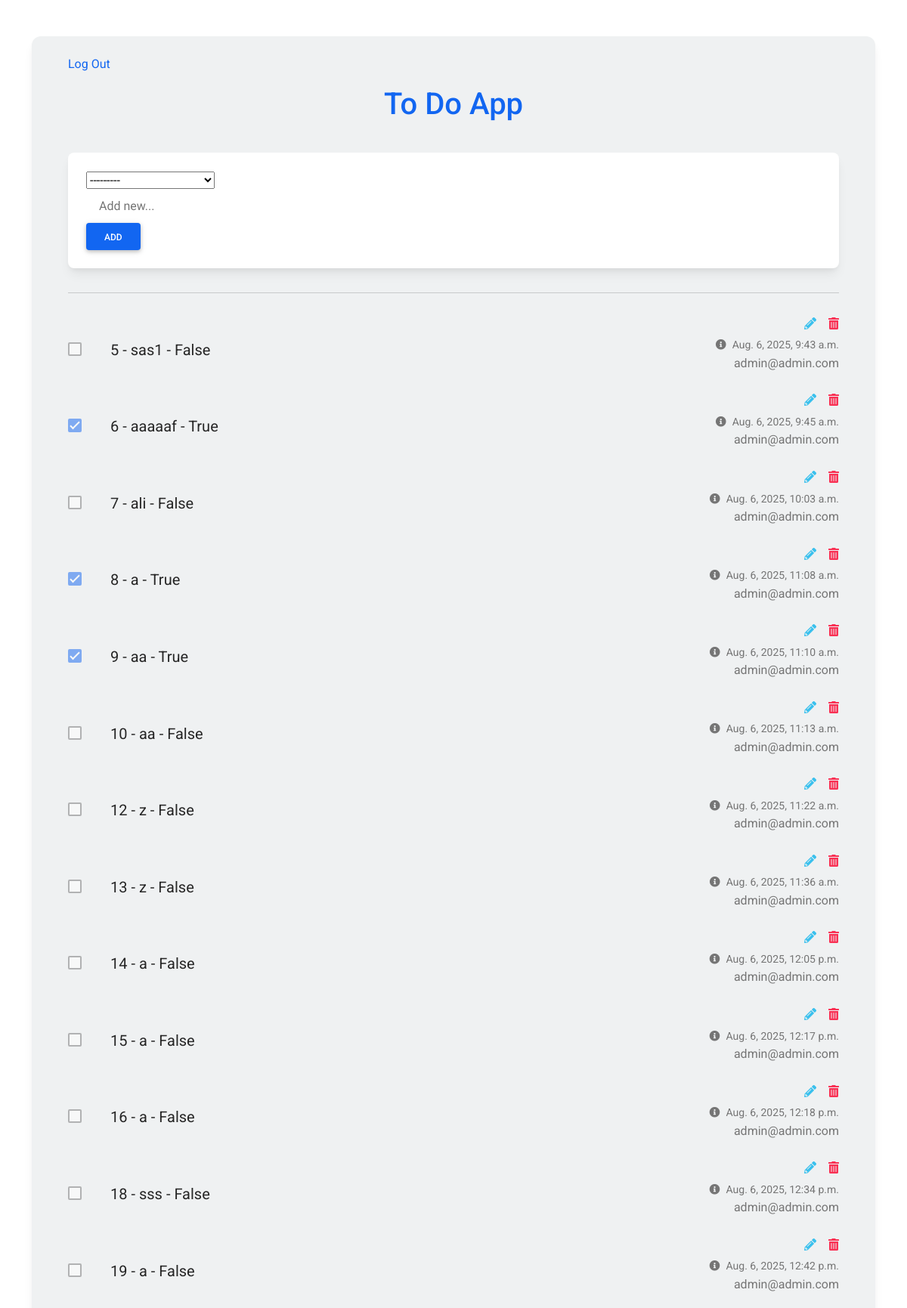
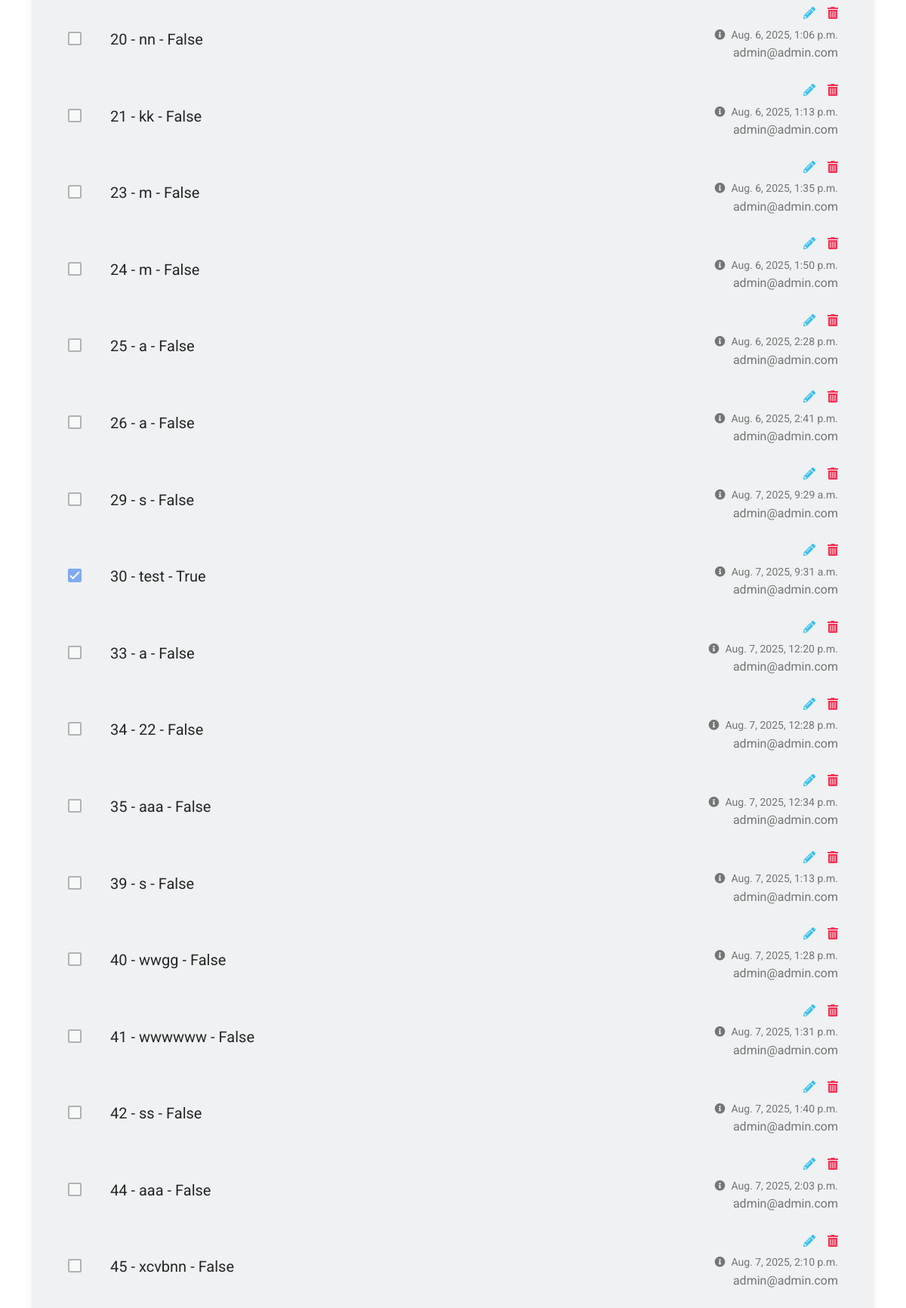
The app's page /todo/task/ (signed in) with its own data (2 pictures, top to bottom).
### todo/models.py (models this page shows, shortened)
class Task (models.Model):
    author = models.ForeignKey('accounts.Profile',on_delete=models.CASCADE)
    title = models.CharField(max_length=250)
    status = models.BooleanField(default=False)
    created_date = models.DateTimeField(auto_now_add=True)
    updated_date = models.DateTimeField(auto_now=True)

### accounts/models.py (models this page shows, shortened)
class Profile(models.Model):
    user = models.ForeignKey(User,on_delete=models.CASCADE)
    first_name = models.CharField(max_length=250)
    last_name = models.CharField(max_length=250)
    image = models.ImageField(blank=True, null=True)
    description = models.TextField()
    created_date = models.DateTimeField(auto_now_add=True)
    updated_date = models.DateTimeField(auto_now=True)
    def __str__(self):
        return self.user.email

class User(AbstractBaseUser, PermissionsMixin):
    email = models.EmailField(max_length=255, unique=True)
    is_staff = models.BooleanField(default=False)
    is_active = models.BooleanField(default=True)
    is_superuser = models.BooleanField(default=False)
    is_verified = models.BooleanField(default=False)
    created_date = models.DateTimeField(auto_now_add=True)
    updated_date = models.DateTimeField(auto_now=True)
    USERNAME_FIELD = "email"
    REQUIRED_FIELDS = []
    objects = UserManager()

### todo/views.py (the view, shortened to what this page needs)
# urls.py: path('task/', TaskView.as_view(), name = 'task'),
class TaskView(MyLoginRequiredMixin,CreateView,ListView):
    model = Task
    fields = ['author','title']
    success_url = '/todo/task/'
    template_name = 'todo/task.html'
    context_object_name = 'tasks'
    paginate_by = 50
    ordering = '-created_date'
    def get_queryset(self):
        queryset = super().get_queryset()
        current_user = self.request.user
        queryset = queryset.filter(author__user=current_user)
        return queryset

### templates/todo/task.html (shortened to what this page needs)
{%load static%}
<!DOCTYPE html>
<html lang="en">
<head>
  <link rel="stylesheet" href="https://use.fontawesome.com/releases/v5.15.2/css/all.css" />
  <link rel="stylesheet" href="{% static "todo/css/bootstrap-to-do-list.min.css" %}" />
</head>
<body>
  <section class="vh-100">
    <div class="container py-5 h-100">
      <div class="row d-flex justify-content-center align-items-center h-100">
        <div class="col">
          <div class="card" id="list1" style="border-radius: .75rem; background-color: #eff1f2;">
            <div class="card-body py-4 px-4 px-md-5">
              <a href='{% url 'accounts:logout'%}'> Log Out </a>
              <p class="h1 text-center mt-3 mb-4 pb-3 text-primary">
                To Do App
              </p>
              <div class="pb-2">
                <div class="card">
                  <div class="card-body">
                    <div class="d-flex flex-row align-items-center">
                      <form method="post">
                        {{form.author}}
                        <input type="text" name='title' class="form-control form-control-lg" id="exampleFormControlInput1" placeholder="Add new...">
                        <button type="submit" class="btn btn-primary">Add</button>
                      </form>
                    </div>
                  </div>
                </div>
              </div>
              <hr class="my-4">
              {% for task in tasks %}
              <ul class="list-group list-group-horizontal rounded-0 bg-transparent">
                <li class="list-group-item d-flex align-items-center ps-0 pe-3 py-1 rounded-0 border-0 bg-transparent">
                  <a href="{% url 'todo:task-complete' pk=task.id %}" title="complete todo">
                    <div class="form-check">
                      <input
                      class="form-check-input me-0"
                      type="checkbox"
                      value=''
                      id="flexCheckChecked1"
                      aria-label="..."
                      {% if task.status == True %}
                      checked
                      {% endif %}
                      disabled
                      />
                    </div>
                  </a>
                </li>
                <li class="list-group-item px-3 py-1 d-flex align-items-center flex-grow-1 border-0 bg-transparent">
                  <p class="lead fw-normal mb-0">{{task.id}} - {{task.title}} - {{task.status}} </p>
                </li>
                <li class="list-group-item ps-3 pe-0 py-1 rounded-0 border-0 bg-transparent">
                  <div class="d-flex flex-row justify-content-end mb-1">
                    <a href="{% url 'todo:task-edit' pk=task.id %}" class="text-info" data-mdb-toggle="tooltip" title="Edit todo"><i class="fas fa-pencil-alt me-3"></i></a>
                    <a href="{% url 'todo:task-delete' pk=task.id %}" class="text-danger" data-mdb-toggle="tooltip" title="Delete todo"><i class="fas fa-trash-alt"></i></a>
                  </div>
                  <div class="text-end text-muted">
                    <a href="#!" class="text-muted" data-mdb-toggle="tooltip" title="Created date">
                      <p class="small mb-0"><i class="fas fa-info-circle me-2"></i>{{task.created_date}}</p></a>
                      <p> {{task.author}} </p>
                  </div>
                </li>
              </ul>
              {% endfor %}
            </div>
          </div>
        </div>
      </div>
    </div>
  </section>
</body>
</html>

### templates/todo/task.html (style rules this page uses)
#list1 .form-control { border-color: transparent; }

### records on screen
Task: id "5", title "sas1", status "False", created_date "Aug. 6, 2025, 9:43 a.m.", author "admin@admin.com"
Task: status "☑", id "6", title "aaaaaf", status "True", created_date "Aug. 6, 2025, 9:45 a.m.", author "admin@admin.com"
Task: id "7", title "ali", status "False", created_date "Aug. 6, 2025, 10:03 a.m.", author "admin@admin.com"
Task: status "☑", id "8", title "a", status "True", created_date "Aug. 6, 2025, 11:08 a.m.", author "admin@admin.com"
Task: status "☑", id "9", title "aa", status "True", created_date "Aug. 6, 2025, 11:10 a.m.", author "admin@admin.com"
Task: id "10", title "aa", status "False", created_date "Aug. 6, 2025, 11:13 a.m.", author "admin@admin.com"
Task: id "12", title "z", status "False", created_date "Aug. 6, 2025, 11:22 a.m.", author "admin@admin.com"
Task: id "13", title "z", status "False", created_date "Aug. 6, 2025, 11:36 a.m.", author "admin@admin.com"
Task: id "14", title "a", status "False", created_date "Aug. 6, 2025, 12:05 p.m.", author "admin@admin.com"
Task: id "15", title "a", status "False", created_date "Aug. 6, 2025, 12:17 p.m.", author "admin@admin.com"
Task: id "16", title "a", status "False", created_date "Aug. 6, 2025, 12:18 p.m.", author "admin@admin.com"
Task: id "18", title "sss", status "False", created_date "Aug. 6, 2025, 12:34 p.m.", author "admin@admin.com"
Task: id "19", title "a", status "False", created_date "Aug. 6, 2025, 12:42 p.m.", author "admin@admin.com"
Task: id "20", title "nn", status "False", created_date "Aug. 6, 2025, 1:06 p.m.", author "admin@admin.com"
Task: id "21", title "kk", status "False", created_date "Aug. 6, 2025, 1:13 p.m.", author "admin@admin.com"
Task: id "23", title "m", status "False", created_date "Aug. 6, 2025, 1:35 p.m.", author "admin@admin.com"
Task: id "24", title "m", status "False", created_date "Aug. 6, 2025, 1:50 p.m.", author "admin@admin.com"
Task: id "25", title "a", status "False", created_date "Aug. 6, 2025, 2:28 p.m.", author "admin@admin.com"
Task: id "26", title "a", status "False", created_date "Aug. 6, 2025, 2:41 p.m.", author "admin@admin.com"
Task: id "29", title "s", status "False", created_date "Aug. 7, 2025, 9:29 a.m.", author "admin@admin.com"
Task: status "☑", id "30", title "test", status "True", created_date "Aug. 7, 2025, 9:31 a.m.", author "admin@admin.com"
Task: id "33", title "a", status "False", created_date "Aug. 7, 2025, 12:20 p.m.", author "admin@admin.com"
Task: id "34", title "22", status "False", created_date "Aug. 7, 2025, 12:28 p.m.", author "admin@admin.com"
Task: id "35", title "aaa", status "False", created_date "Aug. 7, 2025, 12:34 p.m.", author "admin@admin.com"
Task: id "39", title "s", status "False", created_date "Aug. 7, 2025, 1:13 p.m.", author "admin@admin.com"
Task: id "40", title "wwgg", status "False", created_date "Aug. 7, 2025, 1:28 p.m.", author "admin@admin.com"
Task: id "41", title "wwwwww", status "False", created_date "Aug. 7, 2025, 1:31 p.m.", author "admin@admin.com"
Task: id "42", title "ss", status "False", created_date "Aug. 7, 2025, 1:40 p.m.", author "admin@admin.com"
Task: id "44", title "aaa", status "False", created_date "Aug. 7, 2025, 2:03 p.m.", author "admin@admin.com"
Task: id "45", title "xcvbnn", status "False", created_date "Aug. 7, 2025, 2:10 p.m.", author "admin@admin.com"
